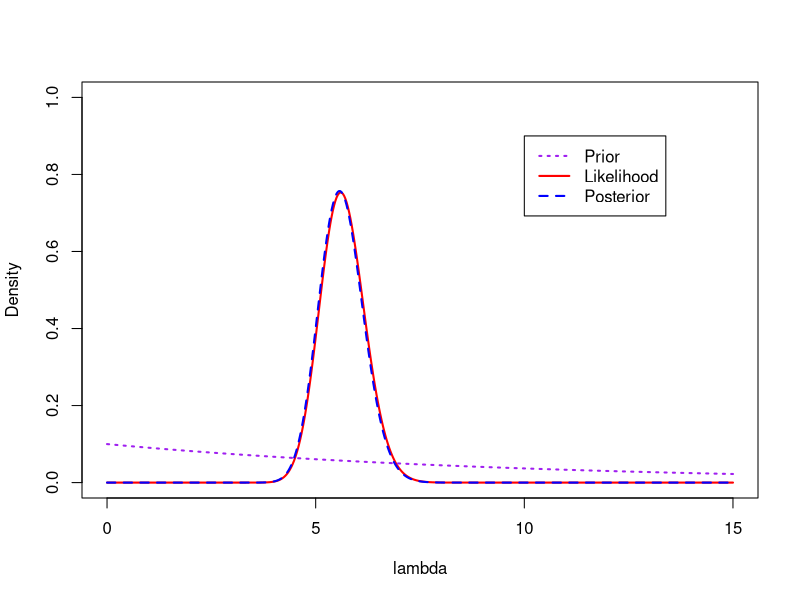

The R script that drew this image:
#########################################################################
## Find the posterior distribution of lambda in a Poisson distribution ##
## Find conformance rate                                               ##
## Conjugate prior: Gamma distribution                                 ##
#########################################################################

set.seed(12345)

# data
# y <- c(1,5,1,4,2,3,1,3,6,4,4,4,2,3,2,2,4,5,5,2,5,3,2,2,3,1,1,2,5,1,4,1,1,1,2,1,3,2,5,3,5,2,5,1,1,5,2)
y <- c(5,5,2,12,4,6,3,1,8,10,9,4,3,6,6,4,6,5,6,7)

# calculate the summation of yi
y_sum <- sum(y)

# calculate the number of elements in y
y_length <- length(y)

# shape and rate parameters in the Gamma prior 
a=1   # shape
b=0.1   # rate

# Sample size sampled from the posterior distribution
sample_number <- 10000

lambda <- seq(0,15,length=500) 
lambda_prior <- dgamma(lambda, a, rate=b) # mean=a/b, variance=a/b^2
likelihood <- dgamma(lambda, y_sum+1, rate=y_length) # rescaled likelihood
lambda_posterior <- dgamma(lambda, a+y_sum, rate=b+y_length)

# Create density plots
# jpeg("Poisson_Gamma.jpeg", width = 6, height = 4, units = 'in', res = 600)  # save the plot as jpeg format
plot(lambda,likelihood,type="l",ylab="Density",xlab="lambda",lty=1,lwd=2,col="red",ylim=c(0,1)) # plot likelihood 
lines(lambda,lambda_posterior,lty=2,lwd=2,col="blue") # add posterior 
lines(lambda,lambda_prior,lty=3,lwd=2,col="purple") # add prior
legend(10,0.9,c("Prior","Likelihood","Posterior"),lty=c(3,1,2),lwd=c(2,2,2),col=c("purple","red","blue")) # add legend
# dev.off()

## Prior distribution of lambda: Gamma(a,b)
# lambda_prior_samples <- rgamma(sample_number, a, rate=b)

# posterior distribution of lambda:
# data has a mean of 5.600
lambda_posterior_samples <- rgamma(sample_number, a+y_sum, rate=b+y_length)
print(paste("lambda posterior mean is:", signif(mean(lambda_posterior_samples), 6)))

# Analytically computed value of the posterior mean of lambda 
# using its distribution - Gamma(a+y_sum, b+y_length)
print(paste("Analytically computed value of posterior mean is:", signif((a+y_sum)/(b+y_length), 6)))


#############################################
## estimate reliability (conformance rate) ##
#############################################

reliability <- rep(NA, sample_number)

# If there are lambda particles per milliliter, 
# find the probability of having 20 or less particles per milliliter.  
for(i in 1:sample_number) reliability[i] = ppois(20, lambda=lambda_posterior_samples[i])   # lower tail 

# Calculate the mean and 95% credible interval of reliability (conformance rate)
# mean(reliability)
# quantile(reliability, c(0.025, 0.50, 0.975))
print(paste("reliability mean is:", signif(mean(reliability), 6)))
print(paste("reliability 95% CI lower bound is:", signif(quantile(reliability, 0.05), 6)))

